Frame 1 (no input): blank canvas, image omitted
Frame 60 (the mouse pressed at the canvas centre just before this capture): blank canvas, image omitted
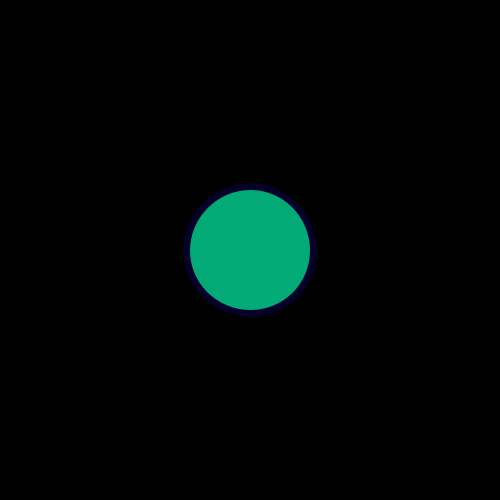
Frame 120 (the mouse held since frame 60 and released just before this capture)

The Processing sketch whose frames 1 and 60 were blank and that drew this single picture after the mouse press (run headless with seeded random() and noise(); from frame 60 on, the mouse is pressed at the canvas centre):

// Processing sketch: processing_99779
// ── processing_99779.pde

void setup() {
  size(500, 500);
  background(0,0,0);
}
void draw() {
  if (mousePressed == true) {
    strokeWeight(random(8));
    stroke(random(5),random(5),random(100));
    fill(random(225),random(225),random(225));
    ellipse(mouseX, mouseY, mouseX/2, mouseY/2);
  }
}
   
